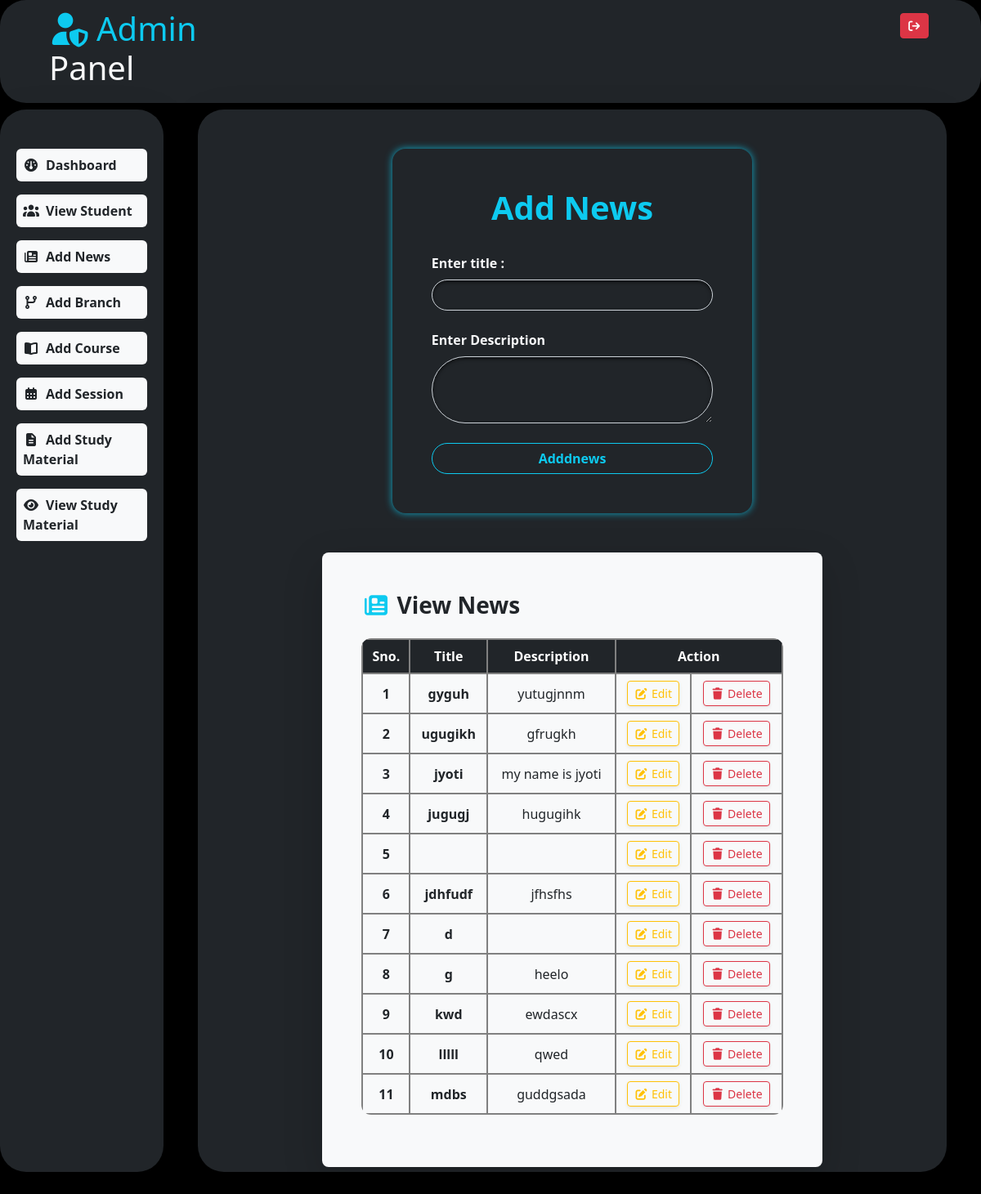
The page /adparent/adnews/ on the database its author committed.
### adminapp/models.py (models this page shows)
class News(models.Model):
    title=models.CharField(max_length=20,unique=True)
    desc=models.CharField(max_length=500)

### adminapp/views.py (the view)
# urls.py: path('adnews/',views.adnews,name="adnews"),
def adnews(request):
    if request.method=="POST":
        title=request.POST['title']
        desc=request.POST['desc']
        news=News.objects.create(title=title,desc=desc)
        return redirect('adminapp:adnews')
    news=News.objects.all()
    return render(request,'adnews.html',{"news":news})

### adminapp/templates/adnews.html (shortened to what this page needs)
{%extends 'adparent.html'%}
{%block body%}
<div class="row my-5">
         <div class="col-md-8 mx-auto ">
            <Form action="" method="POST" class="w-75 mx-auto shadow-lg rounded-4 p-5" style="box-shadow: 0 0 10px  rgba(13, 202, 240, 0.8) !important;">
                 <h1 class="text-info fw-bold text-center ">Add News</h1>
                 <br>
                 <label for="" class='text-light fw-bold pb-2'>
                    Enter title :
                 </label>
                 <input type="text"  name="title" class="form-control rounded-pill ps-3 st"><br/>
                 <label for=""  class="text-light fw-bold pb-2">Enter Description</label>
                <textarea name="desc" class="form-control rounded-pill p-3" id=""></textarea>
                 <br>
                 <input type="submit" value="Adddnews" class=" btn btn-outline-info form-control rounded-pill fw-bold">
            </Form>
         </div>
    </div>
    <div class="row mt-5">
      <div class="col-md-8 p-5 mx-auto bg-light rounded-3 table-responsive shadow-lg">
         <h3 class="text-dark mb-4 fw-bold"><i class="fa fa-newspaper text-info me-2 fa-bounce"></i>View News</h3>
         <table class="table table-hover align-middle text-center shadow-sm-rounded-3 overflow-hidden">
            <thead class="table-dark">
            <tr>
               <th scope="col">Sno.</th>
               <th scope="col">Title</th>
               <th scope="col">Description</th>
               <th scope="col" colspan="2">Action</th>
            </tr>
            </thead>
           <tbody>
            {%for i in news%}
            <tr class="align-middle">
               <td class="fw-semibold">{{forloop.counter}}</td>
               <td class="fw-bold">{{i.title}}</td>
               <td>{{i.desc}}</td>
               <td><a href="" class="btn btn-outline-warning btn-sm shadow-sm"> <i class="fa fa-edit"></i> Edit</a></td>
               <td><a href="" class="btn btn-outline-danger btn-sm shadow-sm"><i class="fa fa-trash"></i> Delete</a></td>
            </tr>
            {%endfor%}
         </table>
      </div>
    </div>
    {%endblock%}

### mainapp/static/css/style.css (style rules this page uses)
body { background-color: white; }
tr,th,td { border:2px solid grey; }

### adminapp/templates/adparent.html (style rules this page uses)
.st, textarea { background-color: #212529 !important; color: #f8f9fa !important; box-shadow: inset 0 2px 4px rgba(0,0,0,0.6); }
.table { border-radius: 12px; overflow: hidden; }

### rows shown on the page
News: title "gyguh", desc "yutugjnnm"
News: title "ugugikh", desc "gfrugkh"
News: title "jyoti", desc "my name is jyoti"
News: title "jugugj", desc "hugugihk"
News: title "jdhfudf", desc "jfhsfhs"
News: title "d"
News: title "g", desc "heelo"
News: title "kwd", desc "ewdascx"
News: title "lllll", desc "qwed"
News: title "mdbs", desc "guddgsada"
